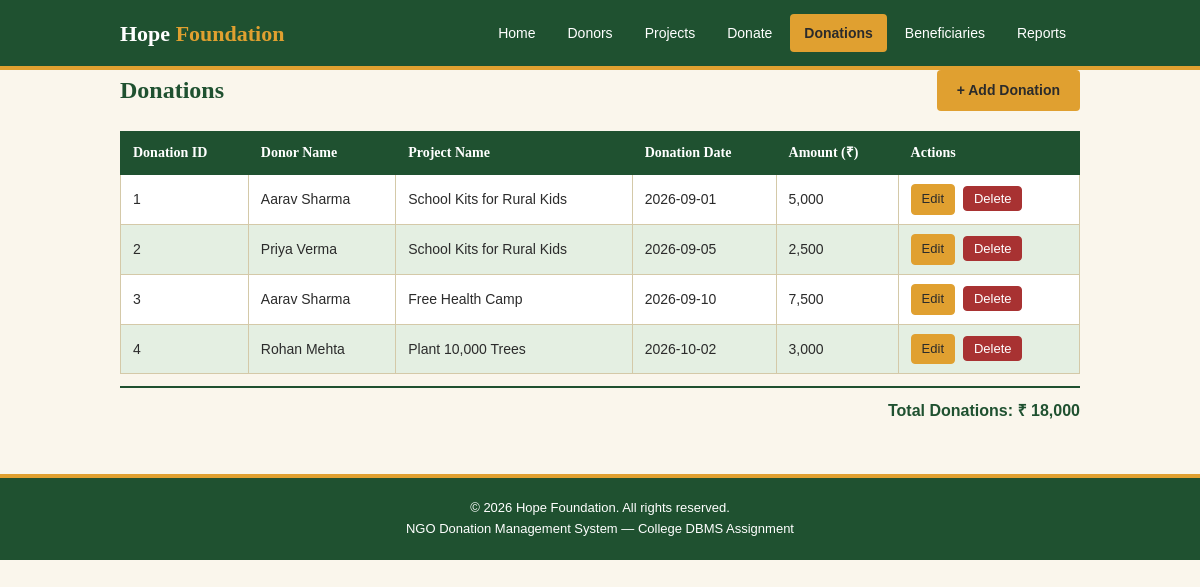
Page /ngo/donations.php on the committed database.
### tables this page shows
CREATE TABLE donations (
  donation_id    INT AUTO_INCREMENT PRIMARY KEY,
  donor_id       INT NOT NULL,
  project_id     INT NOT NULL,
  donation_date  DATE NOT NULL,
  amount         DECIMAL(10,2) NOT NULL CHECK (amount > 0),
  FOREIGN KEY (donor_id)   REFERENCES donors(donor_id)
    ON DELETE RESTRICT ON UPDATE CASCADE,
  FOREIGN KEY (project_id) REFERENCES projects(project_id)
    ON DELETE RESTRICT ON UPDATE CASCADE
);

CREATE TABLE donors (
  donor_id    INT AUTO_INCREMENT PRIMARY KEY,
  donor_name  VARCHAR(100) NOT NULL,
  email       VARCHAR(100) NOT NULL UNIQUE,
  phone       VARCHAR(15)
);

CREATE TABLE projects (
  project_id    INT AUTO_INCREMENT PRIMARY KEY,
  project_name  VARCHAR(150) NOT NULL,
  category      ENUM('Education','Health','Environment','Food','Other') NOT NULL,
  budget        DECIMAL(12,2) NOT NULL CHECK (budget >= 0)
);

### ngo/donations.php (the view, shortened to what this page needs)
<?php
require_once 'includes/db.php';
include 'includes/header.php';
$result = $conn->query('
    SELECT d.donation_id, d.donor_id, d.project_id,
           donors.donor_name, projects.project_name,
           d.donation_date, d.amount
    FROM donations d
    JOIN donors   ON d.donor_id   = donors.donor_id
    JOIN projects ON d.project_id = projects.project_id
    ORDER BY d.donation_id
');
$total_result = $conn->query('SELECT COALESCE(SUM(amount), 0) AS total FROM donations');
$total_row    = $total_result->fetch_assoc();
$grand_total  = $total_row['total'];
?>
<div class="wrapper">
    <div class="page-header">
        <h1>Donations</h1>
        <a href="donate.php" class="btn btn-primary">+ Add Donation</a>
    </div>
    <div class="table-wrapper">
        <table>
            <thead>
                <tr>
                    <th>Donation ID</th>
                    <th>Donor Name</th>
                    <th>Project Name</th>
                    <th>Donation Date</th>
                    <th>Amount (&#8377;)</th>
                    <th>Actions</th>
                </tr>
            </thead>
            <tbody>
                <?php if ($result->num_rows === 0): ?>
                    <tr><td colspan="6" style="text-align:center;">No records yet</td></tr>
                <?php else: ?>
                    <?php while ($row = $result->fetch_assoc()): ?>
                        <tr>
                            <td><?php echo (int)$row['donation_id']; ?></td>
                            <td><?php echo htmlspecialchars($row['donor_name']); ?></td>
                            <td><?php echo htmlspecialchars($row['project_name']); ?></td>
                            <td><?php echo htmlspecialchars($row['donation_date']); ?></td>
                            <td><?php echo number_format($row['amount']); ?></td>
                            <td class="row-actions">
                                <a href="donate.php?donation_id=<?php echo (int)$row['donation_id']; ?>">Edit</a>
                                <form action="process_donation.php" method="post">
                                    <button type="submit" name="action" value="delete" class="delete-btn">Delete</button>
                                </form>
                            </td>
                        </tr>
                    <?php endwhile; ?>
                <?php endif; ?>
            </tbody>
        </table>
    </div>
    <div class="total-line">
        Total Donations: &#8377; <?php echo number_format($grand_total); ?>
    </div>
</div>
<?php include 'includes/footer.php'; ?>

### ngo/css/style.css (style rules this page uses)
:root { --primary: #1f5130; --bg: #faf6ec; --accent: #e0a030; --text: #2b2b2b; --soft-green: #e4efe2; --border: #d4c9a8; --white: #ffffff; --danger: #a83232; --danger-hover: #8a2828; }
* { margin: 0; padding: 0; box-sizing: border-box; }
body { font-family: Arial, Verdana, sans-serif; font-size: 15px; color: var(--text); background-color: var(--bg); line-height: 1.6; }
h1, h2, h3, h4 { font-family: Georgia, "Times New Roman", serif; color: var(--primary); margin-bottom: 12px; }
a { color: var(--primary); text-decoration: none; }
.wrapper { max-width: 1000px; margin: 0 auto; padding: 0 20px; }
.page-header { display: flex; justify-content: space-between; align-items: center; margin-bottom: 20px; flex-wrap: wrap; gap: 10px; }
.page-header h1 { font-size: 24px; margin-bottom: 0; }
.table-wrapper { overflow-x: auto; }
table { width: 100%; border-collapse: collapse; border: 1px solid var(--border); background-color: var(--white); }
thead th { background-color: var(--primary); color: var(--white); font-family: Georgia, serif; font-size: 14px; text-align: left; padding: 10px 12px; border: 1px solid var(--primary); }
tbody td { padding: 9px 12px; border: 1px solid var(--border); font-size: 14px; }
tbody tr:nth-child(even) { background-color: var(--soft-green); }
.row-actions a, .row-actions button { display: inline-block; font-size: 13px; padding: 4px 10px; margin-right: 4px; border-radius: 4px; font-family: Arial, Verdana, sans-serif; cursor: pointer; }
.row-actions a { background-color: var(--accent); color: var(--text); border: 1px solid var(--accent); }
.row-actions form { display: inline; }
.row-actions button.delete-btn { background-color: var(--danger); color: var(--white); border: 1px solid var(--danger); font-size: 13px; padding: 4px 10px; border-radius: 4px; cursor: pointer; }
.total-line { text-align: right; font-size: 16px; font-weight: bold; color: var(--primary); margin-top: 12px; padding: 10px 0; border-top: 2px solid var(--primary); }
.btn { display: inline-block; padding: 9px 20px; font-size: 14px; font-family: Arial, Verdana, sans-serif; border: none; border-radius: 4px; cursor: pointer; text-decoration: none; text-align: center; }
.btn-primary { background-color: var(--accent); color: var(--text); font-weight: bold; }

### rows in the picture
donations: donation_id "1", donor.donor_name "Aarav Sharma", project.project_name "School Kits for Rural Kids", donation_date "2026-09-01", amount "5,000"
donations: donation_id "2", donor.donor_name "Priya Verma", project.project_name "School Kits for Rural Kids", donation_date "2026-09-05", amount "2,500"
donations: donation_id "3", donor.donor_name "Aarav Sharma", project.project_name "Free Health Camp", donation_date "2026-09-10", amount "7,500"
donations: donation_id "4", donor.donor_name "Rohan Mehta", project.project_name "Plant 10,000 Trees", donation_date "2026-10-02", amount "3,000"

### other values in the picture
$grand_total "18,000"
